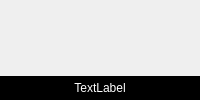
             <widget class="QWidget" name="data_collect_visual_angle">
              <attribute name="title">
               <string>数据采集视角</string>
              </attribute>
              <layout class="QVBoxLayout" name="verticalLayout_18">
               <property name="spacing">
                <number>0</number>
               </property>
               <property name="leftMargin">
                <number>0</number>
               </property>
               <property name="topMargin">
                <number>0</number>
               </property>
               <property name="rightMargin">
                <number>0</number>
               </property>
               <property name="bottomMargin">
                <number>0</number>
               </property>
               <item>
                <widget class="QWidget" name="tab_reading_code" native="true">
                 <layout class="QVBoxLayout" name="verticalLayout_8">
                  <property name="spacing">
                   <number>0</number>
                  </property>
                  <property name="leftMargin">
                   <number>0</number>
                  </property>
                  <property name="topMargin">
                   <number>0</number>
                  </property>
                  <property name="rightMargin">
                   <number>0</number>
                  </property>
                  <property name="bottomMargin">
                   <number>0</number>
                  </property>
                  <item>
                   <widget class="HalconWidget" name="widget_reading_code" native="true"/>
                  </item>
                  <item>
                   <widget class="QLabel" name="label_reading_code_result">
                    <property name="maximumSize">
                     <size>
                      <width>16777215</width>
                      <height>24</height>
                     </size>
                    </property>
                    <property name="styleSheet">
                     <string notr="true">color: white;
background-color: black;</string>
                    </property>
                    <property name="text">
                     <string>TextLabel</string>
                    </property>
                    <property name="alignment">
                     <set>Qt::AlignCenter</set>
                    </property>
                   </widget>
                  </item>
                 </layout>
                </widget>
               </item>
              </layout>
             </widget>
